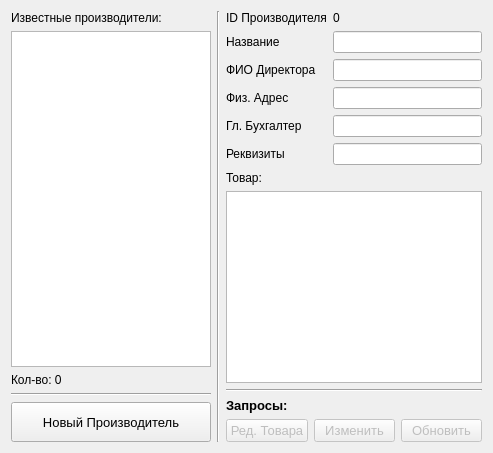
      <widget class="QWidget" name="page_5_manufacturers">
       <layout class="QHBoxLayout" name="horizontalLayout_13">
        <item>
         <layout class="QVBoxLayout" name="verticalLayout_11">
          <item>
           <widget class="QLabel" name="label_49">
            <property name="text">
             <string>Известные производители:</string>
            </property>
           </widget>
          </item>
          <item>
           <widget class="QListView" name="_5_listView_manufacturers">
            <property name="sizePolicy">
             <sizepolicy hsizetype="Fixed" vsizetype="Expanding">
              <horstretch>0</horstretch>
              <verstretch>0</verstretch>
             </sizepolicy>
            </property>
            <property name="maximumSize">
             <size>
              <width>200</width>
              <height>16777215</height>
             </size>
            </property>
           </widget>
          </item>
          <item>
           <widget class="QLabel" name="_5_label_manufacturers_count">
            <property name="text">
             <string>Кол-во: 0</string>
            </property>
           </widget>
          </item>
          <item>
           <widget class="Line" name="line_6">
            <property name="orientation">
             <enum>Qt::Horizontal</enum>
            </property>
           </widget>
          </item>
          <item>
           <widget class="QPushButton" name="_5_pushButton_new_manufacturer">
            <property name="minimumSize">
             <size>
              <width>0</width>
              <height>40</height>
             </size>
            </property>
            <property name="font">
             <font>
              <pointsize>10</pointsize>
             </font>
            </property>
            <property name="text">
             <string>Новый Производитель</string>
            </property>
            <property name="icon">
             <iconset>
              <normaloff>../../../.designer/backup/imgs/organization.png</normaloff>../../../.designer/backup/imgs/organization.png</iconset>
            </property>
           </widget>
          </item>
         </layout>
        </item>
        <item>
         <widget class="Line" name="line_15">
          <property name="orientation">
           <enum>Qt::Vertical</enum>
          </property>
         </widget>
        </item>
        <item>
         <layout class="QVBoxLayout" name="verticalLayout_12">
          <item>
           <layout class="QFormLayout" name="formLayout_5">
            <item row="0" column="0">
             <widget class="QLabel" name="label_51">
              <property name="text">
               <string>ID Производителя</string>
              </property>
             </widget>
            </item>
            <item row="0" column="1">
             <widget class="QLabel" name="_5_label_manufacturer_id">
              <property name="text">
               <string>0</string>
              </property>
             </widget>
            </item>
            <item row="2" column="0">
             <widget class="QLabel" name="label_53">
              <property name="text">
               <string>ФИО Директора</string>
              </property>
             </widget>
            </item>
            <item row="2" column="1">
             <widget class="QLineEdit" name="_5_lineEdit_CEO"/>
            </item>
            <item row="3" column="0">
             <widget class="QLabel" name="label_54">
              <property name="text">
               <string>Физ. Адрес</string>
              </property>
             </widget>
            </item>
            <item row="3" column="1">
             <widget class="QLineEdit" name="_5_lineEdit_address"/>
            </item>
            <item row="4" column="0">
             <widget class="QLabel" name="label_55">
              <property name="text">
               <string>Гл. Бухгалтер</string>
              </property>
             </widget>
            </item>
            <item row="4" column="1">
             <widget class="QLineEdit" name="_5_lineEdit_accountant"/>
            </item>
            <item row="5" column="0">
             <widget class="QLabel" name="label_56">
              <property name="text">
               <string>Реквизиты</string>
              </property>
             </widget>
            </item>
            <item row="5" column="1">
             <widget class="QLineEdit" name="_5_lineEdit_requisites"/>
            </item>
            <item row="1" column="0">
             <widget class="QLabel" name="label_2">
              <property name="text">
               <string>Название</string>
              </property>
             </widget>
            </item>
            <item row="1" column="1">
             <widget class="QLineEdit" name="_5_lineEdit_manufacturer_name"/>
            </item>
           </layout>
          </item>
          <item>
           <widget class="QLabel" name="label_57">
            <property name="text">
             <string>Товар:</string>
            </property>
           </widget>
          </item>
          <item>
           <widget class="QTableView" name="_5_tableView_products"/>
          </item>
          <item>
           <widget class="Line" name="line_8">
            <property name="orientation">
             <enum>Qt::Horizontal</enum>
            </property>
           </widget>
          </item>
          <item>
           <widget class="QLabel" name="label_59">
            <property name="font">
             <font>
              <pointsize>10</pointsize>
              <weight>75</weight>
              <bold>true</bold>
             </font>
            </property>
            <property name="text">
             <string>Запросы:</string>
            </property>
           </widget>
          </item>
          <item>
           <layout class="QHBoxLayout" name="horizontalLayout_12">
            <item>
             <widget class="QPushButton" name="_5_pushButton_edit_products">
              <property name="enabled">
               <bool>false</bool>
              </property>
              <property name="font">
               <font>
                <pointsize>10</pointsize>
               </font>
              </property>
              <property name="text">
               <string>Ред. Товара</string>
              </property>
              <property name="icon">
               <iconset>
                <normaloff>../../../.designer/backup/imgs/sale.png</normaloff>../../../.designer/backup/imgs/sale.png</iconset>
              </property>
             </widget>
            </item>
            <item>
             <widget class="QPushButton" name="_5_pushButton_edit">
              <property name="enabled">
               <bool>false</bool>
              </property>
              <property name="font">
               <font>
                <pointsize>10</pointsize>
               </font>
              </property>
              <property name="text">
               <string>Изменить</string>
              </property>
              <property name="icon">
               <iconset>
                <normaloff>../../../.designer/backup/imgs/megaphone.png</normaloff>../../../.designer/backup/imgs/megaphone.png</iconset>
              </property>
             </widget>
            </item>
            <item>
             <widget class="QPushButton" name="_5_pushButton_update">
              <property name="enabled">
               <bool>false</bool>
              </property>
              <property name="font">
               <font>
                <pointsize>10</pointsize>
               </font>
              </property>
              <property name="text">
               <string>Обновить</string>
              </property>
              <property name="icon">
               <iconset>
                <normaloff>../../../.designer/backup/imgs/certification.png</normaloff>../../../.designer/backup/imgs/certification.png</iconset>
              </property>
             </widget>
            </item>
           </layout>
          </item>
         </layout>
        </item>
       </layout>
      </widget>
